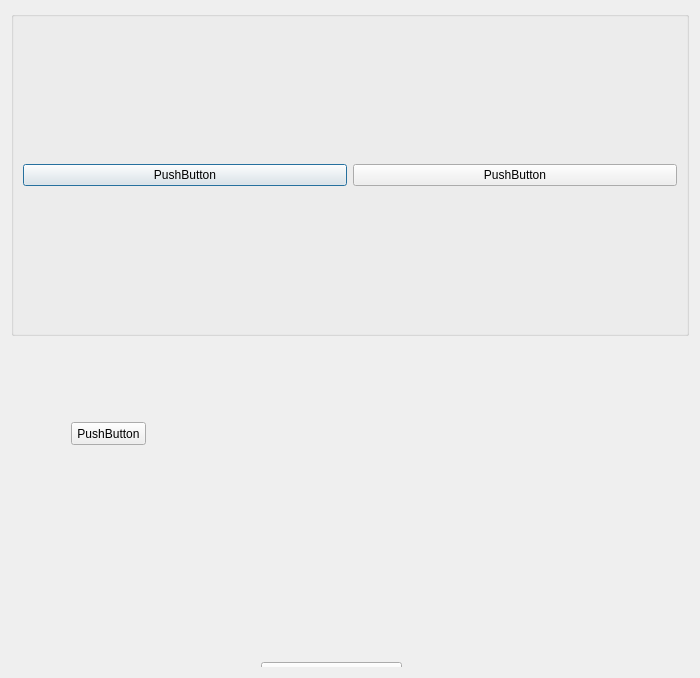
<?xml version="1.0" encoding="UTF-8"?>
<ui version="4.0">
 <class>Dialog</class>
 <widget class="QDialog" name="Dialog">
  <property name="geometry">
   <rect>
    <x>0</x>
    <y>0</y>
    <width>700</width>
    <height>678</height>
   </rect>
  </property>
  <property name="windowTitle">
   <string>Dialog</string>
  </property>
  <layout class="QVBoxLayout" name="verticalLayout">
   <item>
    <widget class="QGroupBox" name="groupBox">
     <property name="title">
      <string/>
     </property>
     <layout class="QHBoxLayout" name="horizontalLayout_2">
      <item>
       <widget class="QPushButton" name="pushButton_4">
        <property name="text">
         <string>PushButton</string>
        </property>
       </widget>
      </item>
      <item>
       <widget class="QPushButton" name="pushButton_3">
        <property name="text">
         <string>PushButton</string>
        </property>
       </widget>
      </item>
     </layout>
    </widget>
   </item>
   <item>
    <widget class="QWidget" name="widget" native="true">
     <property name="styleSheet">
      <string notr="true">image: url(:/newPrefix/CHARS_kid_rig_picker_bck.JPG);</string>
     </property>
     <widget class="QPushButton" name="pushButton">
      <property name="geometry">
       <rect>
        <x>60</x>
        <y>80</y>
        <width>75</width>
        <height>23</height>
       </rect>
      </property>
      <property name="text">
       <string>PushButton</string>
      </property>
     </widget>
     <widget class="QPushButton" name="pushButton_2">
      <property name="enabled">
       <bool>true</bool>
      </property>
      <property name="geometry">
       <rect>
        <x>250</x>
        <y>320</y>
        <width>141</width>
        <height>23</height>
       </rect>
      </property>
      <property name="sizePolicy">
       <sizepolicy hsizetype="Maximum" vsizetype="Maximum">
        <horstretch>0</horstretch>
        <verstretch>0</verstretch>
       </sizepolicy>
      </property>
      <property name="text">
       <string>PushButton</string>
      </property>
      <property name="autoDefault">
       <bool>true</bool>
      </property>
      <property name="flat">
       <bool>false</bool>
      </property>
     </widget>
    </widget>
   </item>
  </layout>
 </widget>
 <resources>
  <include location="../../../Colaboraciones/LIT/assets/CHARS/kid/rig/pub/picker/CHARS_kid_rig_picker_bck.JPG"/>
 </resources>
 <connections/>
</ui>
